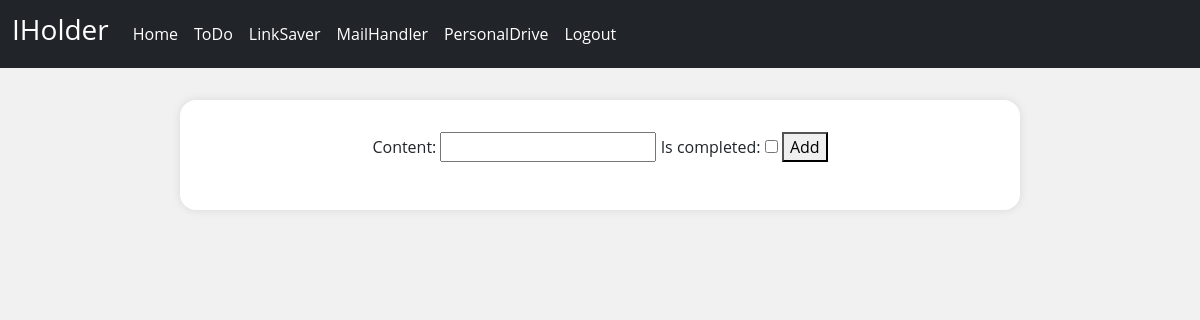
Page /accounts/ToDo/3/ (signed in) on the earlier database version.
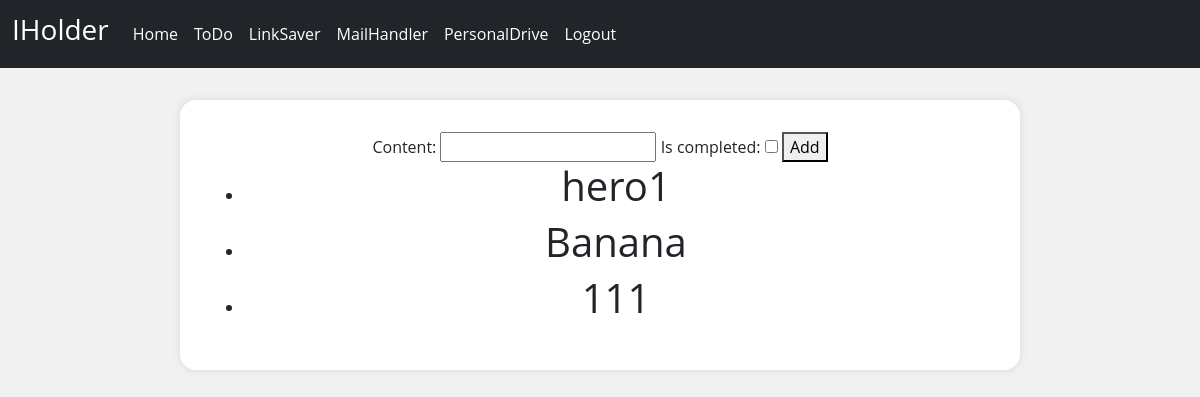
Same page on the later database version.
### ToDo/models.py (models this page shows)
class TodoListItem(models.Model):
    content = models.CharField(max_length=150)
    created_at = models.DateTimeField(auto_now_add=True)
    todo_list = models.ForeignKey(TodoList, on_delete=models.CASCADE)
    is_completed = models.BooleanField(default=False)
    def __str__(self):
        return self.content

### ToDo/views.py (the view)
# urls.py: path('<int:listId>/', views.ListItems, name='ListItems'),
def ListItems(request, listId):
    if request.user.is_authenticated:
        if request.user.todolist_set.get(id=listId):
            requested_list = request.user.todolist_set.get(id=listId).todolistitem_set.all()
            if request.method == 'POST':
                form = TodoListItemForm(request.POST)
                if form.is_valid():
                    request.user.todolist_set.get(id=listId).todolistitem_set.create(**form.cleaned_data)
                    return redirect(f'/accounts/ToDo/{listId}/')
            else:
                form = TodoListItemForm()
    return render(request, 'todo/user_list_item.html', {'todo_items': requested_list, 'form': form})

### ToDo/forms.py
class TodoListItemForm(forms.ModelForm):
    class Meta:
        model = TodoListItem
        fields = ['content', 'is_completed']

### IHolder/templates/todo/user_list_item.html (shortened to what this page needs)
{% extends 'base.html' %}
    {% block content %}
    <div class="div-content">
        <div class="div-content-head">
            <form action="" method="post">
                {{form}}
                <button type="submit">Add</button>
            </form>
        </div>
        <div class="div-content-body">
           <ul>
               {% for item in todo_items %}
                     <li>
                          <h1>{{item}}</h1>
                     </li>
                {% endfor %}
           </ul>
        </div>
    </div>
    {% endblock %}

### IHolder/templates/base.html (shortened to what this page needs)
<!doctype html>
<html lang="en">
<head>
  {% load static %}
  <link href="https://cdn.jsdelivr.net/npm/bootstrap@5.1.3/dist/css/bootstrap.min.css" rel="stylesheet"
>
  <link rel="stylesheet" href="{% static 'main.css' %}">
</head>
<body>
  <nav class="navbar navbar-expand-md navbar-dark bg-dark">
    <div class="container-fluid">
      <a class="navbar-brand" href="#">
        <h3>IHolder</h3>
      </a>
      {% if user.is_authenticated %}
      <div class="collapse navbar-collapse" id="navbarSupportedContent">
        <ul class="navbar-nav me-auto mb-2 mb-lg-0">
          <li class="nav-item">
            <a class="nav-link active" aria-current="page" href="#">Home</a>
          </li>
          <li class="nav-item">
            <a class="nav-link active" href="/accounts/ToDo">ToDo</a>
          </li>
          <li class="nav-item">
            <a class="nav-link active" href="#">LinkSaver</a>
          </li>
          <li class="nav-item">
            <a class="nav-link active" href="#">MailHandler</a>
          </li>
          <li class="nav-item">
            <a class="nav-link active" href="#">PersonalDrive</a>
          </li>
          <li class="nav-item">
            <a class="nav-link active" href="#">Logout</a>
          </li>
        </ul>
      </div>
          {% endif %}
  </nav>
  <div class="content-container">
    {% block content %}
    {% endblock %}
  </div>
</body>
</html>

### register/static/main.css (style rules this page uses)
body { margin:0; padding:0; height:100%; background-color:#f1f1f1; font-family: 'Open Sans', sans-serif; }
.div-content { width: 70%; height: 100%; margin: 2rem auto; background-color: #fff; padding: 2rem; border-radius: 1rem; box-shadow: 0px 0px 10px rgba(0, 0, 0, 0.1); text-align: center; }

Differences in the rows shown:
added TodoListItem: content "hero1"
added TodoListItem: content "Banana"
added TodoListItem: content "111"
